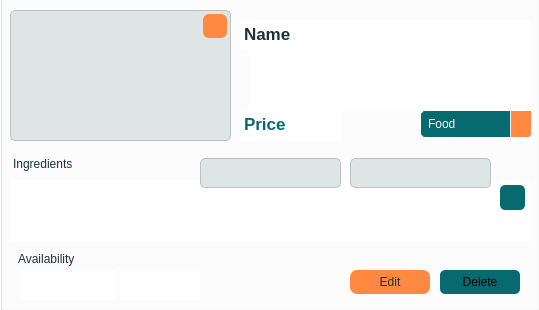
<?xml version="1.0" encoding="UTF-8"?>
<ui version="4.0">
 <class>Showitem</class>
 <widget class="QWidget" name="Showitem">
  <property name="geometry">
   <rect>
    <x>0</x>
    <y>0</y>
    <width>539</width>
    <height>310</height>
   </rect>
  </property>
  <property name="windowTitle">
   <string>Form</string>
  </property>
  <widget class="QGroupBox" name="groupBox_2">
   <property name="geometry">
    <rect>
     <x>540</x>
     <y>-10</y>
     <width>201</width>
     <height>321</height>
    </rect>
   </property>
   <property name="styleSheet">
    <string notr="true">background: rgb(6, 106, 110);</string>
   </property>
   <property name="title">
    <string/>
   </property>
  </widget>
  <widget class="QGroupBox" name="groupBox">
   <property name="geometry">
    <rect>
     <x>0</x>
     <y>-10</y>
     <width>540</width>
     <height>321</height>
    </rect>
   </property>
   <property name="styleSheet">
    <string notr="true">background-color: rgb(255, 255, 255);</string>
   </property>
   <property name="title">
    <string/>
   </property>
   <widget class="QPushButton" name="Delete_PB">
    <property name="geometry">
     <rect>
      <x>440</x>
      <y>280</y>
      <width>80</width>
      <height>24</height>
     </rect>
    </property>
    <property name="styleSheet">
     <string notr="true">QPushButton {
    background-color: rgb(6, 106, 110);
    border: none;
    border-radius: 5px;
	font: 600 11pt &quot;Segoe UI&quot;;
}
QPushButton:hover {
    background-color: rgb(7, 132, 136);
}
QPushButton::pressed {
    background-color: rgb(5, 97, 100);
}</string>
    </property>
    <property name="text">
     <string>Delete</string>
    </property>
   </widget>
   <widget class="QLabel" name="Image_L">
    <property name="geometry">
     <rect>
      <x>10</x>
      <y>20</y>
      <width>221</width>
      <height>131</height>
     </rect>
    </property>
    <property name="styleSheet">
     <string notr="true">	background-color: rgb(223, 229, 229);
	color: rgb(31, 48, 58);
	border-radius: 5px;
	border-width: 0.5px;
	border-style: solid;
	border-color: rgb(188, 193, 193);
</string>
    </property>
    <property name="text">
     <string/>
    </property>
   </widget>
   <widget class="QTextEdit" name="Ingredients_TE">
    <property name="geometry">
     <rect>
      <x>10</x>
      <y>190</y>
      <width>521</width>
      <height>61</height>
     </rect>
    </property>
    <property name="styleSheet">
     <string notr="true">QTextEdit {
    color: rgb(31, 48, 58);
    background: rgb(255, 255, 255);
	border: none;
}

QScrollBar:vertical {
    background: rgb(255, 255, 255); 
    width: 3px;
    border-radius: 2px;
}

QScrollBar::handle:vertical {
    background:  rgb(255, 137, 64);
    min-height: 3px;
    border-radius: 2px;
}

QScrollBar::add-line:vertical {
    background: rgb(255, 255, 255);
}

QScrollBar::sub-line:vertical {
    background: rgb(255, 255, 255);
}

QScrollBar::add-page:vertical, QScrollBar::sub-page:vertical {
    background: rgb(255, 255, 255);
}

QMenu {
    border: 1px solid white;
    border-radius: 5px;
    background-color: rgb(6, 106, 110);
    padding: 7px;
    color: white;
}

QMenu::item {
    padding: 4px;
}

QMenu::item:hover {
    border: none;
    outline: none;
}

QMenu::item:selected {
    background-color: rgb(255, 137, 64);
    border-radius: 5px;
    color: rgb(31, 48, 58);
}

QMenu::separator {
    height: 1px;
    background-color: white;
}
</string>
    </property>
    <property name="html">
     <string>&lt;!DOCTYPE HTML PUBLIC &quot;-//W3C//DTD HTML 4.0//EN&quot; &quot;http://www.w3.org/TR/REC-html40/strict.dtd&quot;&gt;
&lt;html&gt;&lt;head&gt;&lt;meta name=&quot;qrichtext&quot; content=&quot;1&quot; /&gt;&lt;meta charset=&quot;utf-8&quot; /&gt;&lt;style type=&quot;text/css&quot;&gt;
p, li { white-space: pre-wrap; }
hr { height: 1px; border-width: 0; }
li.unchecked::marker { content: &quot;\2610&quot;; }
li.checked::marker { content: &quot;\2612&quot;; }
&lt;/style&gt;&lt;/head&gt;&lt;body style=&quot; font-family:'Segoe UI'; font-size:9pt; font-weight:400; font-style:normal;&quot;&gt;
&lt;p style=&quot;-qt-paragraph-type:empty; margin-top:0px; margin-bottom:0px; margin-left:0px; margin-right:0px; -qt-block-indent:0; text-indent:0px;&quot;&gt;&lt;br /&gt;&lt;/p&gt;&lt;/body&gt;&lt;/html&gt;</string>
    </property>
   </widget>
   <widget class="QTextEdit" name="Description_TE">
    <property name="geometry">
     <rect>
      <x>250</x>
      <y>60</y>
      <width>281</width>
      <height>61</height>
     </rect>
    </property>
    <property name="styleSheet">
     <string notr="true">QTextEdit {
    color: rgb(31, 48, 58);
    background: rgb(255, 255, 255);
	border: none;
}

QScrollBar:vertical {
    background: rgb(255, 255, 255); 
    width: 3px;
    border-radius: 2px;
}

QScrollBar::handle:vertical {
    background:  rgb(255, 137, 64);
    min-height: 3px;
    border-radius: 2px;
}

QScrollBar::add-line:vertical {
    background: rgb(255, 255, 255);
}

QScrollBar::sub-line:vertical {
    background: rgb(255, 255, 255);
}

QScrollBar::add-page:vertical, QScrollBar::sub-page:vertical {
    background: rgb(255, 255, 255);
}

QMenu {
    border: 1px solid white;
    border-radius: 5px;
    background-color: rgb(6, 106, 110);
    padding: 7px;
    color: white;
}

QMenu::item {
    padding: 4px;
}

QMenu::item:hover {
    border: none;
    outline: none;
}

QMenu::item:selected {
    background-color: rgb(255, 137, 64);
    border-radius: 5px;
    color: rgb(31, 48, 58);
}

QMenu::separator {
    height: 1px;
    background-color: white;
}</string>
    </property>
    <property name="html">
     <string>&lt;!DOCTYPE HTML PUBLIC &quot;-//W3C//DTD HTML 4.0//EN&quot; &quot;http://www.w3.org/TR/REC-html40/strict.dtd&quot;&gt;
&lt;html&gt;&lt;head&gt;&lt;meta name=&quot;qrichtext&quot; content=&quot;1&quot; /&gt;&lt;meta charset=&quot;utf-8&quot; /&gt;&lt;style type=&quot;text/css&quot;&gt;
p, li { white-space: pre-wrap; }
hr { height: 1px; border-width: 0; }
li.unchecked::marker { content: &quot;\2610&quot;; }
li.checked::marker { content: &quot;\2612&quot;; }
&lt;/style&gt;&lt;/head&gt;&lt;body style=&quot; font-family:'Segoe UI'; font-size:9pt; font-weight:400; font-style:normal;&quot;&gt;
&lt;p style=&quot;-qt-paragraph-type:empty; margin-top:0px; margin-bottom:0px; margin-left:0px; margin-right:0px; -qt-block-indent:0; text-indent:0px;&quot;&gt;&lt;br /&gt;&lt;/p&gt;&lt;/body&gt;&lt;/html&gt;</string>
    </property>
   </widget>
   <widget class="QPushButton" name="Edit_PB">
    <property name="geometry">
     <rect>
      <x>350</x>
      <y>280</y>
      <width>80</width>
      <height>24</height>
     </rect>
    </property>
    <property name="styleSheet">
     <string notr="true">QPushButton {
    background-color: rgb(255, 137, 64);
    border: none;
    border-radius: 7px;
	color: rgb(31, 48, 58);
	font: 600 11pt &quot;Segoe UI&quot;;
}
QPushButton:hover {
    background-color: rgb(255, 215, 147);
}
QPushButton::pressed {
    background-color: rgb(255, 85, 0);
}</string>
    </property>
    <property name="text">
     <string>Edit</string>
    </property>
   </widget>
   <widget class="QLabel" name="Ingredients">
    <property name="geometry">
     <rect>
      <x>10</x>
      <y>160</y>
      <width>221</width>
      <height>31</height>
     </rect>
    </property>
    <property name="styleSheet">
     <string notr="true">color: rgb(31, 48, 58);
font: 600 13pt &quot;Segoe UI&quot;;
background: none;
padding-bottom: 3px;</string>
    </property>
    <property name="text">
     <string>Ingredients</string>
    </property>
   </widget>
   <widget class="QCheckBox" name="Thursday_CB">
    <property name="geometry">
     <rect>
      <x>145</x>
      <y>280</y>
      <width>30</width>
      <height>30</height>
     </rect>
    </property>
    <property name="styleSheet">
     <string notr="true">QCheckBox::indicator {
	image: url(&quot;:/icons/images/icons/thursday.png&quot;);
    width: 26px;
    height: 25px;
	padding-right: -2px;
	padding-left: -3px;
	padding-top: -3px;
	padding-bottom: -0.5px;
}

QCheckBox::indicator:unchecked {
    border: none;
}

QCheckBox::indicator:checked {
	border: none;;
	background-color:  hsla(187, 52%, 22%, 0.75);
	border-radius: 8px;
}
</string>
    </property>
    <property name="text">
     <string/>
    </property>
    <property name="checked">
     <bool>false</bool>
    </property>
   </widget>
   <widget class="QCheckBox" name="Wednesday_CB">
    <property name="geometry">
     <rect>
      <x>120</x>
      <y>280</y>
      <width>30</width>
      <height>30</height>
     </rect>
    </property>
    <property name="styleSheet">
     <string notr="true">QCheckBox::indicator {
	image: url(&quot;:/icons/images/icons/wednesday.png&quot;);
    width: 26px;
    height: 25px;
	padding-right: -2px;
	padding-left: -3px;
	padding-top: -3px;
	padding-bottom: -0.5px;
}

QCheckBox::indicator:unchecked {
    border: none;
}

QCheckBox::indicator:checked {
	border: none;;
	background-color:  hsla(187, 52%, 22%, 0.75);
	border-radius: 8px;
}</string>
    </property>
    <property name="text">
     <string/>
    </property>
   </widget>
   <widget class="QCheckBox" name="Tuesday_CB">
    <property name="geometry">
     <rect>
      <x>95</x>
      <y>280</y>
      <width>21</width>
      <height>30</height>
     </rect>
    </property>
    <property name="styleSheet">
     <string notr="true">QCheckBox::indicator {
	image: url(&quot;:/icons/images/icons/tuesday.png&quot;);
    width: 26px;
    height: 25px;
	padding-right: -2px;
	padding-left: -3px;
	padding-top: -3px;
	padding-bottom: -0.5px;
}

QCheckBox::indicator:unchecked {
    border: none;
}

QCheckBox::indicator:checked {
	border: none;;
	background-color:  hsla(187, 52%, 22%, 0.75);
	border-radius: 8px;
}
</string>
    </property>
    <property name="text">
     <string/>
    </property>
   </widget>
   <widget class="QCheckBox" name="Sunday_CB">
    <property name="geometry">
     <rect>
      <x>45</x>
      <y>280</y>
      <width>30</width>
      <height>30</height>
     </rect>
    </property>
    <property name="styleSheet">
     <string notr="true">QCheckBox::indicator {
	image: url(&quot;:/icons/images/icons/sunday.png&quot;);
    width: 26px;
    height: 25px;
	padding-right: -2px;
	padding-left: -3px;
	padding-top: -3px;
	padding-bottom: -0.5px;
}

QCheckBox::indicator:unchecked {
    border: none;
}

QCheckBox::indicator:checked {
	border: none;;
	background-color:  hsla(187, 52%, 22%, 0.75);
	border-radius: 8px;
}
</string>
    </property>
    <property name="text">
     <string/>
    </property>
    <property name="checked">
     <bool>false</bool>
    </property>
   </widget>
   <widget class="QCheckBox" name="Saturday_CB">
    <property name="geometry">
     <rect>
      <x>20</x>
      <y>280</y>
      <width>30</width>
      <height>30</height>
     </rect>
    </property>
    <property name="styleSheet">
     <string notr="true">QCheckBox::indicator {
	image: url(&quot;:/icons/images/icons/saturday.png&quot;);
    width: 26px;
    height: 25px;
	padding-right: -2px;
	padding-left: -3px;
	padding-top: -3px;
	padding-bottom: -0.5px;
}

QCheckBox::indicator:unchecked {
    border: none;
}

QCheckBox::indicator:checked {
	border: none;;
	background-color:  hsla(187, 52%, 22%, 0.75);
	border-radius: 8px;
}
</string>
    </property>
    <property name="text">
     <string/>
    </property>
    <property name="checked">
     <bool>false</bool>
    </property>
   </widget>
   <widget class="QLabel" name="Availability_L">
    <property name="geometry">
     <rect>
      <x>15</x>
      <y>260</y>
      <width>121</width>
      <height>21</height>
     </rect>
    </property>
    <property name="styleSheet">
     <string notr="true">color: rgb(31, 48, 58);
font: 600 13pt &quot;Segoe UI&quot;;
background: none;
padding-bottom: 3px;</string>
    </property>
    <property name="text">
     <string>Availability </string>
    </property>
   </widget>
   <widget class="QCheckBox" name="Friday_CB">
    <property name="geometry">
     <rect>
      <x>170</x>
      <y>280</y>
      <width>30</width>
      <height>30</height>
     </rect>
    </property>
    <property name="styleSheet">
     <string notr="true">QCheckBox::indicator {
	image: url(&quot;:/icons/images/icons/friday.png&quot;);
    width: 26px;
    height: 25px;
	padding-right: -2px;
	padding-left: -3px;
	padding-top: -3px;
	padding-bottom: -0.5px;
}

QCheckBox::indicator:unchecked {
    border: none;
}

QCheckBox::indicator:checked {
	border: none;;
	background-color:  hsla(187, 52%, 22%, 0.75);
	border-radius: 8px;
}
</string>
    </property>
    <property name="text">
     <string/>
    </property>
   </widget>
   <widget class="QCheckBox" name="Monday_CB">
    <property name="geometry">
     <rect>
      <x>70</x>
      <y>280</y>
      <width>30</width>
      <height>30</height>
     </rect>
    </property>
    <property name="styleSheet">
     <string notr="true">QCheckBox::indicator {
	image: url(&quot;:/icons/images/icons/monday.png&quot;);
    width: 26px;
    height: 25px;
	padding-right: -2px;
	padding-left: -3px;
	padding-top: -3px;
	padding-bottom: -0.5px;
}

QCheckBox::indicator:unchecked {
    border: none;
}

QCheckBox::indicator:checked {
	border: none;;
	background-color:  hsla(187, 52%, 22%, 0.75);
	border-radius: 8px;
}</string>
    </property>
    <property name="text">
     <string/>
    </property>
   </widget>
   <widget class="QTextEdit" name="Name_TE">
    <property name="geometry">
     <rect>
      <x>240</x>
      <y>30</y>
      <width>291</width>
      <height>31</height>
     </rect>
    </property>
    <property name="styleSheet">
     <string notr="true">color: rgb(31, 48, 58);
font: 600 13pt &quot;Segoe UI&quot;;
background: white;
padding-bottom: 3px;
border: none;</string>
    </property>
    <property name="verticalScrollBarPolicy">
     <enum>Qt::ScrollBarAlwaysOff</enum>
    </property>
    <property name="horizontalScrollBarPolicy">
     <enum>Qt::ScrollBarAlwaysOff</enum>
    </property>
    <property name="html">
     <string>&lt;!DOCTYPE HTML PUBLIC &quot;-//W3C//DTD HTML 4.0//EN&quot; &quot;http://www.w3.org/TR/REC-html40/strict.dtd&quot;&gt;
&lt;html&gt;&lt;head&gt;&lt;meta name=&quot;qrichtext&quot; content=&quot;1&quot; /&gt;&lt;meta charset=&quot;utf-8&quot; /&gt;&lt;style type=&quot;text/css&quot;&gt;
p, li { white-space: pre-wrap; }
hr { height: 1px; border-width: 0; }
li.unchecked::marker { content: &quot;\2610&quot;; }
li.checked::marker { content: &quot;\2612&quot;; }
&lt;/style&gt;&lt;/head&gt;&lt;body style=&quot; font-family:'Segoe UI'; font-size:13pt; font-weight:600; font-style:normal;&quot;&gt;
&lt;p style=&quot; margin-top:0px; margin-bottom:0px; margin-left:0px; margin-right:0px; -qt-block-indent:0; text-indent:0px;&quot;&gt;Name&lt;/p&gt;&lt;/body&gt;&lt;/html&gt;</string>
    </property>
   </widget>
   <widget class="QTextEdit" name="Price_TE">
    <property name="geometry">
     <rect>
      <x>240</x>
      <y>120</y>
      <width>101</width>
      <height>31</height>
     </rect>
    </property>
    <property name="styleSheet">
     <string notr="true">color: rgb(6, 106, 110);
font: 700 13pt &quot;Segoe UI&quot;;
background: white;
padding-bottom: 3px;
border: none;</string>
    </property>
    <property name="verticalScrollBarPolicy">
     <enum>Qt::ScrollBarAlwaysOff</enum>
    </property>
    <property name="horizontalScrollBarPolicy">
     <enum>Qt::ScrollBarAlwaysOff</enum>
    </property>
    <property name="html">
     <string>&lt;!DOCTYPE HTML PUBLIC &quot;-//W3C//DTD HTML 4.0//EN&quot; &quot;http://www.w3.org/TR/REC-html40/strict.dtd&quot;&gt;
&lt;html&gt;&lt;head&gt;&lt;meta name=&quot;qrichtext&quot; content=&quot;1&quot; /&gt;&lt;meta charset=&quot;utf-8&quot; /&gt;&lt;style type=&quot;text/css&quot;&gt;
p, li { white-space: pre-wrap; }
hr { height: 1px; border-width: 0; }
li.unchecked::marker { content: &quot;\2610&quot;; }
li.checked::marker { content: &quot;\2612&quot;; }
&lt;/style&gt;&lt;/head&gt;&lt;body style=&quot; font-family:'Segoe UI'; font-size:13pt; font-weight:700; font-style:normal;&quot;&gt;
&lt;p style=&quot; margin-top:0px; margin-bottom:0px; margin-left:0px; margin-right:0px; -qt-block-indent:0; text-indent:0px;&quot;&gt;&lt;span style=&quot; font-weight:600;&quot;&gt;Price&lt;/span&gt;&lt;/p&gt;&lt;/body&gt;&lt;/html&gt;</string>
    </property>
   </widget>
   <widget class="QTextEdit" name="Category_TE">
    <property name="geometry">
     <rect>
      <x>450</x>
      <y>120</y>
      <width>81</width>
      <height>31</height>
     </rect>
    </property>
    <property name="styleSheet">
     <string notr="true">color: rgb(31, 48, 58);
font: 600 13pt &quot;Segoe UI&quot;;
background: white;
padding-bottom: 3px;
border: none;</string>
    </property>
    <property name="verticalScrollBarPolicy">
     <enum>Qt::ScrollBarAlwaysOff</enum>
    </property>
    <property name="horizontalScrollBarPolicy">
     <enum>Qt::ScrollBarAlwaysOff</enum>
    </property>
    <property name="html">
     <string>&lt;!DOCTYPE HTML PUBLIC &quot;-//W3C//DTD HTML 4.0//EN&quot; &quot;http://www.w3.org/TR/REC-html40/strict.dtd&quot;&gt;
&lt;html&gt;&lt;head&gt;&lt;meta name=&quot;qrichtext&quot; content=&quot;1&quot; /&gt;&lt;meta charset=&quot;utf-8&quot; /&gt;&lt;style type=&quot;text/css&quot;&gt;
p, li { white-space: pre-wrap; }
hr { height: 1px; border-width: 0; }
li.unchecked::marker { content: &quot;\2610&quot;; }
li.checked::marker { content: &quot;\2612&quot;; }
&lt;/style&gt;&lt;/head&gt;&lt;body style=&quot; font-family:'Segoe UI'; font-size:13pt; font-weight:600; font-style:normal;&quot;&gt;
&lt;p style=&quot; margin-top:0px; margin-bottom:0px; margin-left:0px; margin-right:0px; -qt-block-indent:0; text-indent:0px;&quot;&gt;Category&lt;/p&gt;&lt;/body&gt;&lt;/html&gt;</string>
    </property>
   </widget>
   <widget class="QPushButton" name="Editimage_PB">
    <property name="geometry">
     <rect>
      <x>203</x>
      <y>24</y>
      <width>24</width>
      <height>24</height>
     </rect>
    </property>
    <property name="styleSheet">
     <string notr="true">QPushButton {
    background-color: rgb(255, 137, 64);
    border: none;
    border-radius: 6px;
    padding-bottom: 5px;
    padding-left: 0.5px;
    padding-top: 3px;
	image: url(:/icons/images/icons/edit.png);
    font: 600 15pt 'Segoe UI';
    position: absolute;
    top: 12px;
    left: 228px;
    width: 25px;
    height: 25px;
}

QPushButton:hover {
    background-color: rgb(255, 215, 147);
}

QPushButton:active {
    background-color: rgb(255, 85, 0);
}</string>
    </property>
    <property name="text">
     <string/>
    </property>
   </widget>
   <widget class="QPushButton" name="deleteamount_PB">
    <property name="geometry">
     <rect>
      <x>500</x>
      <y>195</y>
      <width>25</width>
      <height>25</height>
     </rect>
    </property>
    <property name="palette">
     <palette>
      <active>
       <colorrole role="Button">
        <brush brushstyle="SolidPattern">
         <color alpha="255">
          <red>6</red>
          <green>106</green>
          <blue>110</blue>
         </color>
        </brush>
       </colorrole>
       <colorrole role="Text">
        <brush brushstyle="SolidPattern">
         <color alpha="255">
          <red>31</red>
          <green>48</green>
          <blue>58</blue>
         </color>
        </brush>
       </colorrole>
       <colorrole role="ButtonText">
        <brush brushstyle="SolidPattern">
         <color alpha="255">
          <red>15</red>
          <green>24</green>
          <blue>29</blue>
         </color>
        </brush>
       </colorrole>
       <colorrole role="Base">
        <brush brushstyle="SolidPattern">
         <color alpha="255">
          <red>6</red>
          <green>106</green>
          <blue>110</blue>
         </color>
        </brush>
       </colorrole>
       <colorrole role="Window">
        <brush brushstyle="SolidPattern">
         <color alpha="255">
          <red>6</red>
          <green>106</green>
          <blue>110</blue>
         </color>
        </brush>
       </colorrole>
      </active>
      <inactive>
       <colorrole role="Button">
        <brush brushstyle="SolidPattern">
         <color alpha="255">
          <red>6</red>
          <green>106</green>
          <blue>110</blue>
         </color>
        </brush>
       </colorrole>
       <colorrole role="Text">
        <brush brushstyle="SolidPattern">
         <color alpha="255">
          <red>31</red>
          <green>48</green>
          <blue>58</blue>
         </color>
        </brush>
       </colorrole>
       <colorrole role="ButtonText">
        <brush brushstyle="SolidPattern">
         <color alpha="255">
          <red>15</red>
          <green>24</green>
          <blue>29</blue>
         </color>
        </brush>
       </colorrole>
       <colorrole role="Base">
        <brush brushstyle="SolidPattern">
         <color alpha="255">
          <red>6</red>
          <green>106</green>
          <blue>110</blue>
         </color>
        </brush>
       </colorrole>
       <colorrole role="Window">
        <brush brushstyle="SolidPattern">
         <color alpha="255">
          <red>6</red>
          <green>106</green>
          <blue>110</blue>
         </color>
        </brush>
       </colorrole>
      </inactive>
      <disabled>
       <colorrole role="Button">
        <brush brushstyle="SolidPattern">
         <color alpha="255">
          <red>6</red>
          <green>106</green>
          <blue>110</blue>
         </color>
        </brush>
       </colorrole>
       <colorrole role="Base">
        <brush brushstyle="SolidPattern">
         <color alpha="255">
          <red>6</red>
          <green>106</green>
          <blue>110</blue>
         </color>
        </brush>
       </colorrole>
       <colorrole role="Window">
        <brush brushstyle="SolidPattern">
         <color alpha="255">
          <red>6</red>
          <green>106</green>
          <blue>110</blue>
         </color>
        </brush>
       </colorrole>
      </disabled>
     </palette>
    </property>
    <property name="styleSheet">
     <string notr="true">QPushButton {
    background-color: rgb(6, 106, 110);
    border: none;
    border-radius: 5px;
	padding-bottom: 5px;
	padding-left: 0.5px;
	padding-top: 5px;
	padding-right: 1px;
	image: url(:/icons/images/icons/remove.png);
	font: 600 15pt &quot;Segoe UI&quot;;
}
QPushButton:hover {
    background-color: rgb(7, 132, 136);
}
QPushButton::pressed {
    background-color: rgb(5, 97, 100);
}</string>
    </property>
    <property name="text">
     <string/>
    </property>
   </widget>
   <widget class="QLineEdit" name="Amount_LE">
    <property name="geometry">
     <rect>
      <x>350</x>
      <y>168</y>
      <width>141</width>
      <height>30</height>
     </rect>
    </property>
    <property name="styleSheet">
     <string notr="true">QLineEdit {
	background-color: rgb(223, 229, 229);
	color: rgb(31, 48, 58);
	border-radius: 5px;
	border-width: 0.5px;
	border-style: solid;
	border-color: rgb(188, 193, 193);
	padding-left: 5px;
}

QLineEdit:focus {
    border-color: rgb(52, 81, 98);
}

QMenu {
    border: 1px solid white;
    border-radius: 5px;
    background-color: rgb(6, 106, 110);
    padding: 7px;
    color: white;
}

QMenu::item {
    padding: 4px;
}

QMenu::item:hover {
    border: none;
    outline: none;
}

QMenu::item:selected {
    background-color: rgb(255, 137, 64);
    border-radius: 5px;
    color: rgb(31, 48, 58);
}

QMenu::separator {
    height: 1px;
    background-color: white;
}</string>
    </property>
    <property name="text">
     <string/>
    </property>
   </widget>
   <widget class="QLineEdit" name="Ingredient_LE">
    <property name="geometry">
     <rect>
      <x>200</x>
      <y>168</y>
      <width>141</width>
      <height>30</height>
     </rect>
    </property>
    <property name="styleSheet">
     <string notr="true">QLineEdit {
	background-color: rgb(223, 229, 229);
	color: rgb(31, 48, 58);
	border-radius: 5px;
	border-width: 0.5px;
	border-style: solid;
	border-color: rgb(188, 193, 193);
	padding-left: 5px;
}

QLineEdit:focus {
    border-color: rgb(52, 81, 98);
}

QMenu {
    border: 1px solid white;
    border-radius: 5px;
    background-color: rgb(6, 106, 110);
    padding: 7px;
    color: white;
}

QMenu::item {
    padding: 4px;
}

QMenu::item:hover {
    border: none;
    outline: none;
}

QMenu::item:selected {
    background-color: rgb(255, 137, 64);
    border-radius: 5px;
    color: rgb(31, 48, 58);
}

QMenu::separator {
    height: 1px;
    background-color: white;
}</string>
    </property>
    <property name="text">
     <string/>
    </property>
   </widget>
   <widget class="QComboBox" name="Category_C">
    <property name="enabled">
     <bool>true</bool>
    </property>
    <property name="geometry">
     <rect>
      <x>420</x>
      <y>120</y>
      <width>112</width>
      <height>28</height>
     </rect>
    </property>
    <property name="minimumSize">
     <size>
      <width>112</width>
      <height>0</height>
     </size>
    </property>
    <property name="styleSheet">
     <string notr="true">QComboBox {
    border: 1px solid white;
    border-radius: 5px;
    min-width: 6em;
    background-color: rgb(6, 106, 110);
    padding: 7px;
	color : white;
}

QComboBox::drop-down {
    subcontrol-origin: padding;
    subcontrol-position: top right;
    width: 20px;
    border-left-width: 1px;
    border-left-color: rgb(238, 238, 238);
	background-color: rgb(255, 137, 64);
    border-left-style: solid;
    border-bottom-right-radius: 3px;
}

QComboBox::down-arrow {
    width: 15px;
    height: 15px;
	image: url(:/icons/images/icons/arrow.png);
}

QComboBox QAbstractItemView {
    border: 1px solid white;
    border-radius: 5px 5px 8px 8px;
    background-color:  rgb(6, 106, 110);
    selection-background-color: white;
    selection-color: white;
    padding: 5px;
}

QComboBox QAbstractItemView::item {
    padding: 4px;
}

QComboBox QAbstractItemView::item:hover {
    border: none;
    outline: none;
}

QComboBox QAbstractItemView::item:selected {
    background-color: rgb(255, 137, 64);
	border-radius: 5px 5px 8px 8px;
    color: rgb(31, 48, 58);
}</string>
    </property>
    <item>
     <property name="text">
      <string>Food</string>
     </property>
    </item>
    <item>
     <property name="text">
      <string>Sides</string>
     </property>
    </item>
    <item>
     <property name="text">
      <string>Shares and snacks</string>
     </property>
    </item>
    <item>
     <property name="text">
      <string>Traditional Sandwiches</string>
     </property>
    </item>
    <item>
     <property name="text">
      <string>Combos</string>
     </property>
    </item>
    <item>
     <property name="text">
      <string>Salads</string>
     </property>
    </item>
    <item>
     <property name="text">
      <string>Dessert</string>
     </property>
    </item>
    <item>
     <property name="text">
      <string>Drink</string>
     </property>
    </item>
   </widget>
   <zorder>Delete_PB</zorder>
   <zorder>Image_L</zorder>
   <zorder>Ingredients_TE</zorder>
   <zorder>Description_TE</zorder>
   <zorder>Ingredients</zorder>
   <zorder>Saturday_CB</zorder>
   <zorder>Availability_L</zorder>
   <zorder>Sunday_CB</zorder>
   <zorder>Monday_CB</zorder>
   <zorder>Tuesday_CB</zorder>
   <zorder>Wednesday_CB</zorder>
   <zorder>Name_TE</zorder>
   <zorder>Price_TE</zorder>
   <zorder>Category_TE</zorder>
   <zorder>deleteamount_PB</zorder>
   <zorder>Amount_LE</zorder>
   <zorder>Ingredient_LE</zorder>
   <zorder>Editimage_PB</zorder>
   <zorder>Edit_PB</zorder>
   <zorder>Category_C</zorder>
   <zorder>Thursday_CB</zorder>
   <zorder>Friday_CB</zorder>
  </widget>
 </widget>
 <tabstops>
  <tabstop>Edit_PB</tabstop>
  <tabstop>Delete_PB</tabstop>
  <tabstop>Description_TE</tabstop>
  <tabstop>Ingredients_TE</tabstop>
  <tabstop>Thursday_CB</tabstop>
  <tabstop>Wednesday_CB</tabstop>
  <tabstop>Tuesday_CB</tabstop>
  <tabstop>Sunday_CB</tabstop>
  <tabstop>Saturday_CB</tabstop>
  <tabstop>Friday_CB</tabstop>
  <tabstop>Monday_CB</tabstop>
  <tabstop>Name_TE</tabstop>
  <tabstop>Price_TE</tabstop>
  <tabstop>Category_TE</tabstop>
  <tabstop>Editimage_PB</tabstop>
  <tabstop>deleteamount_PB</tabstop>
  <tabstop>Amount_LE</tabstop>
  <tabstop>Ingredient_LE</tabstop>
  <tabstop>Category_C</tabstop>
 </tabstops>
 <resources/>
 <connections/>
</ui>
